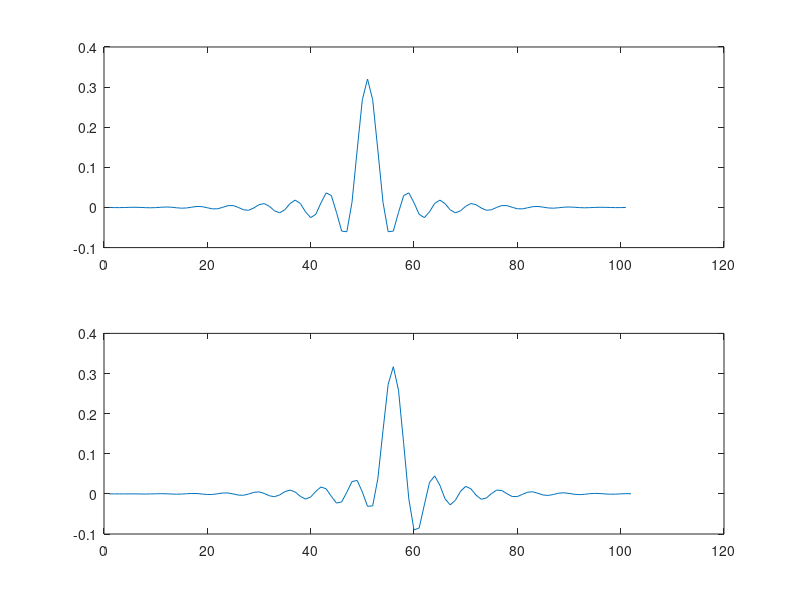

Write MATLAB code to recreate this figure.
 clc;
 clear all;
 close all;

 
% Fs=50;
% t=0:1/Fs:1;
%x=2*sin(2*pi*16*t);
x=fir2(100,[0 0.33 0.33 1],[1 1 0 0]);
num1=[0.10557281 0 1];
den1=[1 0 0.10557281];

% second branch
x1=[];
x1=[0 x(1:length(x)-1)];

num2=[0.527864045 0 1];
%den2=[1 0 0.527864045];
den2=[0.527864045 0 1]
% down 1st branch
% L=2;
% Q0=[];
% for i=1:length(x)/L
%     Q0(i)=x(i*L);
% end
Q0=downsample(x,2)
% down 2nd branch
% L=2;
% Q1=[];
% for i=1:length(x1)/L
%     Q1(i)=x1(i*L);
% end
Q1=downsample(x1,2)
 u0=filter(num1,den1,Q0);
 u1=filter(num2,den2,Q1);
 v0=filter(num2,den2,u0);
 v1=filter(num1,den1,u1);
 
 
 L=2;
%  P0=[];
%  for i=1:length(v0)
%      P0=[P0 v0(i) zeros(1,L-1)];
%  end
P0=upsample(v0,2);

%  L=2;
%  P1=[];
%  for i=1:length(v1)
%      P1=[P1 v1(i) zeros(1,L-1)];
%  end
 P1=upsample(v1,2);
 x0=[0 P0(1:length(P0)-1)];
 
 
 y=x0+P1;
 subplot(211),plot(x)
 subplot(212),plot(y)
 
 
 
 
 
 
 
 
 
 
 
 
 
 
 
 
 
 
 
 
 
 
 
 
 
 
 
 
 
 
 
 
 
 
 
 
 
 
 
 
 
 
 
 
 
 
 
 
 
 
 
 
 
 
 
 
 
 
 
 
 
 
 
 
% %x=(1/4)*fir2(100,[0 0.33 0.33 1],[1 1 0 0]);
% Fs=32000;
% t=0:1/Fs:2;
% x=2*sin(2*pi*4*t);
% subplot(2,1,1),plot(x)
% %plot(x)
% % [H1,W1]=freqz(x,1,'whole',100);
% % subplot(2,1,1),plot(W1/pi,abs(H1)),title('Input signal')
% num1=[0.10557281,1];
% den1=[1,0.10557281];
% 
% num2=[0.527864045,1];
% den2=[1,0.527864045];

% q=downsample(x,2);
% A0=filter(num1,den1,q);
% 
% 
%  A1=filter(num2,den2,q);
%  
%  B0=A0+A1;
%  C0=filter(num2,den2,B0);
%  Y1=upsample(C0,2);
%  
% Y1=upsample(A1,2);
% A2=filter(num2,den2,q);
% A3=filter(num2,den2,A2);
% Y2=upsample(A3,2);
% 
% B1=A0-A1;
% C1=filter(num1,den1,B1);
% Y2=upsample(C1,2);
%  
%  
% % B1=A0-A1;
% % B2=A1-A0;
% % 
% % C0=filter()
% 
% 
% 
% % 
% %  A1=filter(num2,den2,A0);
% % 
% %  Y1=upsample(A1,2);
% %  A2=filter(num2,den2,q);
% %  A3=filter(num1,den1,A2);
% %  Y2=upsample(A3,2);
% 
% Y=Y1+Y2;
% subplot(2,1,2),plot(Y)
% % [H2,W2]=freqz(Y,1,'whole',100);
% % subplot(2,1,2),plot(W2/pi,abs(H2)),title('output signal')